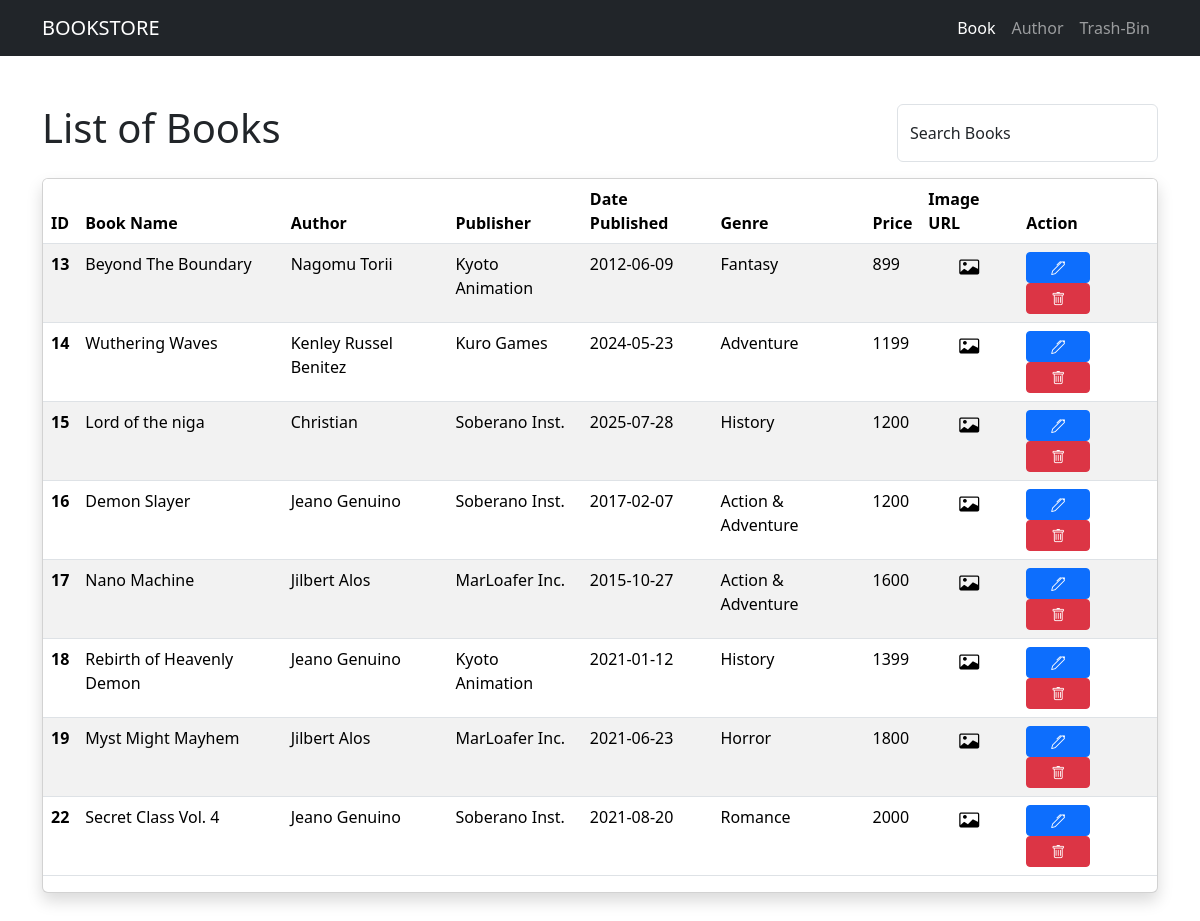
Page /navigation/bookManagement.php on the earlier database version.
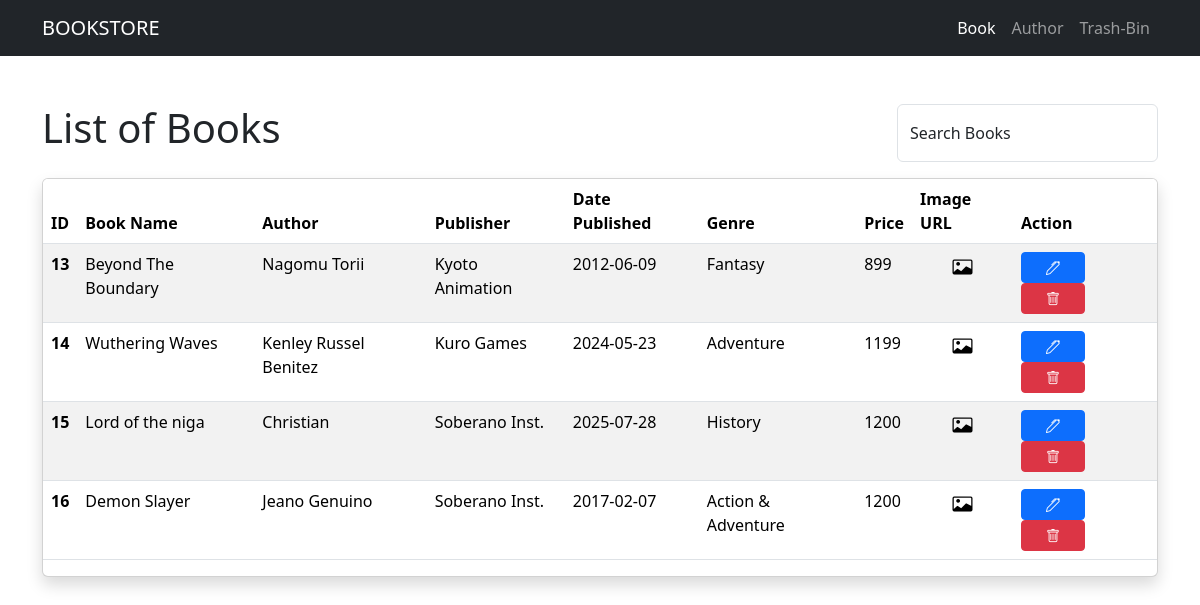
Same page on the later database version.
### tables this page shows
CREATE TABLE `book_table` (
  `_id` int(11) NOT NULL,
  `name` varchar(50) NOT NULL,
  `author` varchar(50) NOT NULL,
  `image` varchar(255) NOT NULL,
  `date_published` varchar(20) NOT NULL,
  `publisher` varchar(50) NOT NULL,
  `genre` varchar(50) NOT NULL,
  `price` int(11) NOT NULL,
  `is_deleted` tinyint(1) NOT NULL DEFAULT 0,
  `deleted_at` int(11) DEFAULT NULL
);

### navigation/bookManagement.php (the view, shortened to what this page needs)
<?php
require "../config/config.php";
$active_page = "book";
?>
<?php
$books = $conn->query("SELECT * FROM book_table WHERE is_deleted = FALSE;");
$books->execute();
$allBooks = $books->fetchAll(PDO::FETCH_OBJ);
?>
<!DOCTYPE html>
<html lang="en">
<head>
    <link rel="stylesheet" href="https://cdn.jsdelivr.net/npm/bootstrap-icons@1.13.1/font/bootstrap-icons.min.css">
    <link href="https://cdn.jsdelivr.net/npm/bootstrap@5.3.7/dist/css/bootstrap.min.css" rel="stylesheet">
</head>
<body>
    <?php include("../utils/header.php") ?>
    <main>
        <section class="container my-5">
            <div class="row mb-3">
                <div class="col-sm-6 col-md-8 col-xl-9">
                    <h1>List of Books</h1>
                </div>
                <div class="col-sm-6 col-md-4 col-xl-3 ">
                    <div class="form-floating">
                        <input type="text" name="" id="searchbar" class="form-control" placeholder="Search Book">
                        <label for="searchbar">Search Books</label>
                    </div>
                </div>
            </div>
            <div class="card table-responsive shadow">
                <table class="table table-striped">
                    <thead>
                        <tr>
                            <th scope="col">ID</th>
                            <th scope="col">Book Name</th>
                            <th scope="col">Author</th>
                            <th scope="col">Publisher</th>
                            <th scope="col">Date Published</th>
                            <th scope="col">Genre</th>
                            <th scope="col">Price</th>
                            <th scope="col">Image URL</th>
                            <th scope="col">Action</th>
                        </tr>
                    </thead>
                    <tbody>
                        <?php foreach ($allBooks as $book): ?>
                            <tr>
                                <th scope="row"><?php echo $book->_id ?></th>
                                <td><?php echo $book->name ?></td>
                                <td><?php echo $book->author ?></td>
                                <td><?php echo $book->publisher ?></td>
                                <td><?php echo $book->date_published ?></td>
                                <td><?php echo $book->genre ?></td>
                                <td><?php echo $book->price ?></td>
                                <td class="text-center fs-5"><i class="bi bi-card-image"></i></td>
                                <td>
                                    <a href="../crud/update.php?upd_id=<?php echo $book->_id; ?>" class="btn btn-primary btn-sm px-4"><i class="bi bi-pen"></i></a>
                                    <a href="../crud/delete.php?del_id=<?php echo $book->_id; ?>" class="btn btn-danger btn-sm px-4"><i class="bi bi-trash"></i></a>
                                </td>
                            </tr>
                        <?php endforeach; ?>
                    </tbody>
                </table>
            </div>
        </section>
    </main>
</body>
</html>

### utils/header.php (shortened to what this page needs)
<header>
        <nav class="navbar navbar-expand-sm navbar-dark bg-dark">
        <div class="container">
            <a class="navbar-brand text-uppercase" href="/Bootstrap practice/index.php">BookStore</a>
            <div class="collapse navbar-collapse" id="navbarSupportedContent">
                <ul class="navbar-nav ms-auto">
                    <li class="nav-item">
                        <a class="nav-link <?php echo ($active_page == 'book') ? 'active' : null; ?> " href="/Bootstrap practice/navigation/bookManagement.php">Book</a>
                    </li>
                    <li class="nav-item">
                        <a class="nav-link" href="#">Author</a>
                    </li>
                    <li class="nav-item">
                        <a class="nav-link <?php echo ($active_page == 'trash') ? 'active' : null; ?> " href="/Bootstrap practice/navigation/trashBin.php">Trash-Bin</a>
                    </li>
                </ul>
            </div>
        </div>
    </nav>
    </header>

Differences in the rows shown:
no longer on this page (row edited): book_table: _id "17", name "Nano Machine", author "Jilbert Alos", publisher "MarLoafer Inc.", date_published "2015-10-27", genre "Action & Adventure", price "1600"
no longer on this page (row edited): book_table: _id "18", name "Rebirth of Heavenly Demon", author "Jeano Genuino", publisher "Kyoto Animation", date_published "2021-01-12", genre "History", price "1399"
no longer on this page (row edited): book_table: _id "19", name "Myst Might Mayhem", author "Jilbert Alos", publisher "MarLoafer Inc.", date_published "2021-06-23", genre "Horror", price "1800"
no longer on this page (row edited): book_table: _id "22", name "Secret Class Vol. 4", author "Jeano Genuino", publisher "Soberano Inst.", date_published "2021-08-20", genre "Romance", price "2000"
